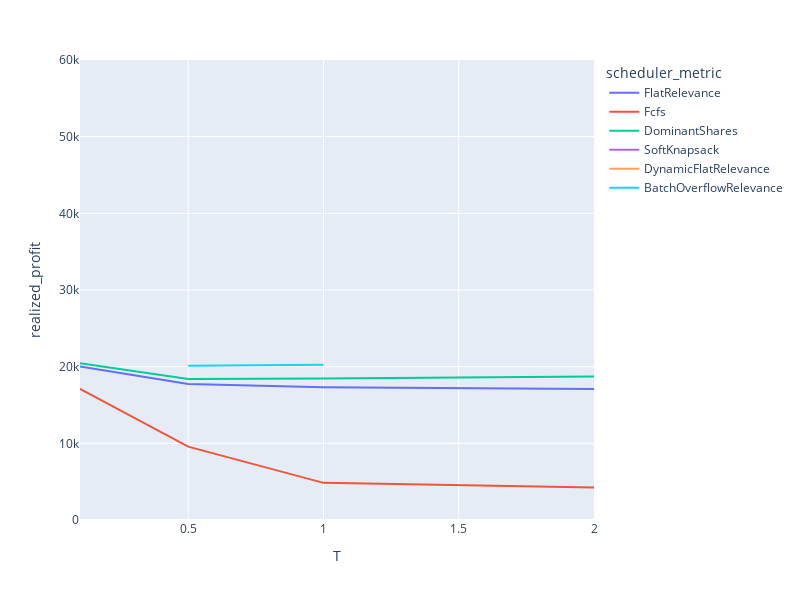

The cell this chart's notebook holds for it:
### Code cell
# Gradual unlocking
# Old version
# rdf = load_ray_experiment(Path("/home/pierre/privacypacking/logs/ray/run_and_report_2021-12-09_18-51-49"))
# Running on C2 at 22:41

# Initial blocks, profits and 500 mean tasks
# rdf = load_ray_experiment(Path("/home/pierre/privacypacking/logs/ray/run_and_report_2021-12-10_03-39-52")) # incomplete
rdf = load_ray_experiment(Path("/home/pierre/privacypacking/logs/ray/run_and_report_2021-12-10_13-47-44"))
px.line(
    rdf.sort_values("T"),
    x="T",
    y="realized_profit",
    color="scheduler_metric",
    # log_x=True,
    width=800,
    height=600,
    range_y=[0,60_000],
    # title="Number of allocated tasks depending on the scheduling step size<br><sup>Online mixed curves, 20 blocks, no initial blocks, 100 tasks per block on average, lifetime = 5 blocks</sup>"
)

### Figure 1 — Plotly figure (JSON) as saved in the notebook; plotly's stock layout.template omitted (floating-point values rounded to 4 significant figures)
{"data": [{"hovertemplate": "scheduler_metric=FlatRelevance<br>T=%{x}<br>realized_profit=%{y}<extra></extra>", "legendgroup": "FlatRelevance", "line": {"color": "#636efa", "dash": "solid"}, "marker": {"symbol": "circle"}, "mode": "lines", "name": "FlatRelevance", "orientation": "v", "showlegend": true, "type": "scatter", "x": [0.1, 0.5, 1, 2], "xaxis": "x", "y": [20032, 17741, 17307, 17076], "yaxis": "y"}, {"hovertemplate": "scheduler_metric=Fcfs<br>T=%{x}<br>realized_profit=%{y}<extra></extra>", "legendgroup": "Fcfs", "line": {"color": "#EF553B", "dash": "solid"}, "marker": {"symbol": "circle"}, "mode": "lines", "name": "Fcfs", "orientation": "v", "showlegend": true, "type": "scatter", "x": [0.1, 0.5, 1, 2], "xaxis": "x", "y": [17110, 9574, 4844, 4232], "yaxis": "y"}, {"hovertemplate": "scheduler_metric=DominantShares<br>T=%{x}<br>realized_profit=%{y}<extra></extra>", "legendgroup": "DominantShares", "line": {"color": "#00cc96", "dash": "solid"}, "marker": {"symbol": "circle"}, "mode": "lines", "name": "DominantShares", "orientation": "v", "showlegend": true, "type": "scatter", "x": [0.1, 0.5, 1, 2], "xaxis": "x", "y": [20438, 18406, 18446, 18732], "yaxis": "y"}, {"hovertemplate": "scheduler_metric=SoftKnapsack<br>T=%{x}<br>realized_profit=%{y}<extra></extra>", "legendgroup": "SoftKnapsack", "line": {"color": "#ab63fa", "dash": "solid"}, "marker": {"symbol": "circle"}, "mode": "lines", "name": "SoftKnapsack", "orientation": "v", "showlegend": true, "type": "scatter", "x": [0.5], "xaxis": "x", "y": [21072], "yaxis": "y"}, {"hovertemplate": "scheduler_metric=DynamicFlatRelevance<br>T=%{x}<br>realized_profit=%{y}<extra></extra>", "legendgroup": "DynamicFlatRelevance", "line": {"color": "#FFA15A", "dash": "solid"}, "marker": {"symbol": "circle"}, "mode": "lines", "name": "DynamicFlatRelevance", "orientation": "v", "showlegend": true, "type": "scatter", "x": [0.5], "xaxis": "x", "y": [20393], "yaxis": "y"}, {"hovertemplate": "scheduler_metric=BatchOverflowRelevance<br>T=%{x}<br>realized_profit=%{y}<extra></extra>", "legendgroup": "BatchOverflowRelevance", "line": {"color": "#19d3f3", "dash": "solid"}, "marker": {"symbol": "circle"}, "mode": "lines", "name": "BatchOverflowRelevance", "orientation": "v", "showlegend": true, "type": "scatter", "x": [0.5, 1], "xaxis": "x", "y": [20115, 20266], "yaxis": "y"}], "layout": {"height": 600, "legend": {"title": {"text": "scheduler_metric"}, "tracegroupgap": 0}, "margin": {"t": 60}, "width": 800, "xaxis": {"anchor": "y", "domain": [0, 1], "title": {"text": "T"}}, "yaxis": {"anchor": "x", "domain": [0, 1], "range": [0, 60000], "title": {"text": "realized_profit"}}}}
